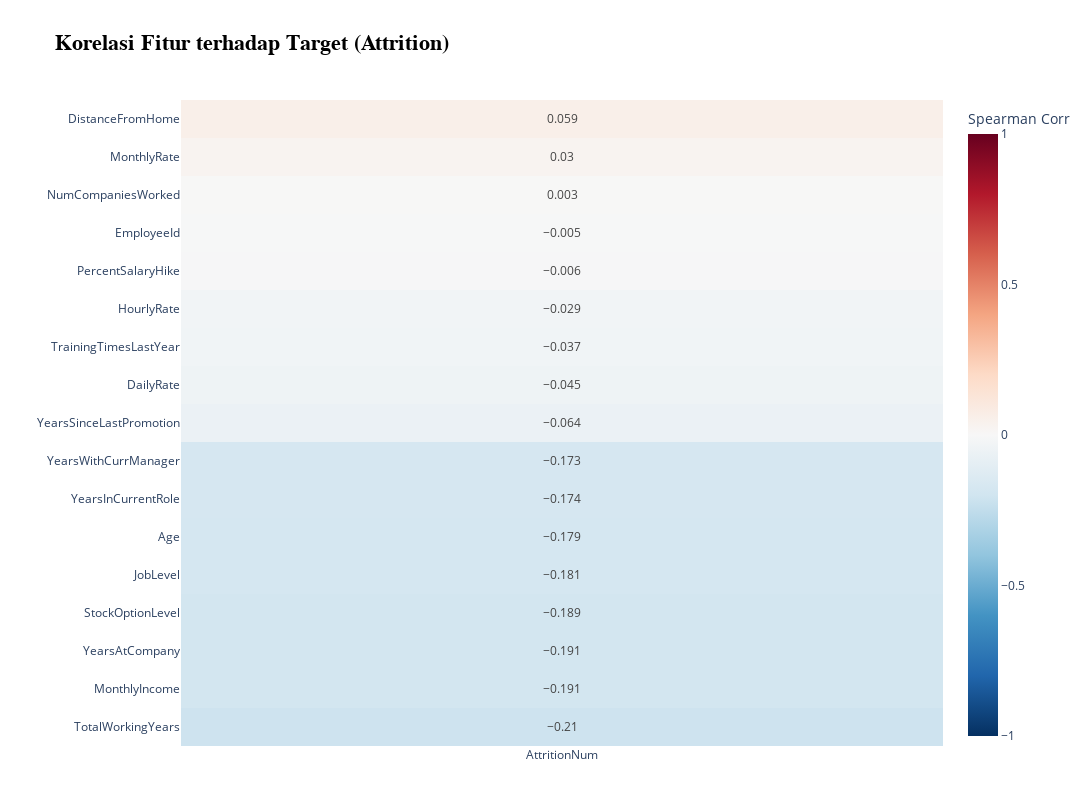

The code cell stored with this chart in its notebook:
### Markdown cell above
- Terdapat **korelasi yang sangat tinggi antara MonthlyIncome dan JobLevel**, menunjukkan bahwa semakin tinggi level jabatan seseorang, semakin besar pula penghasilannya.

- **TotalWorkingYears menunjukkan hubungan yang moderat dengan YearsAtCompany, YearsInCurrentRole, dan YearsWithCurrManager**, yang menggambarkan bahwa semakin besar total pengalaman kerja seseorang, maka biasanya ia juga lebih lama bekerja di perusahaan dan dalam satu peran atau bersama manajer yang sama. Selain itu, **TotalWorkingYears berhubungan kuat dengan Age, JobLevel, dan MonthlyIncome**, yang menunjukkan bahwa semain banyak pengalaman seseorang, maka semakin besar juga pendapat per bulannya.

- **Korelasi antara NumCompaniesWorked dan TotalWorkingYears bersifat positif meskipun tidak terlalu kuat**, yang mengindikasikan bahwa semakin lama pengalaman kerja, semakin banyak perusahaan yang pernah dimasuki.

- **Beberapa variabel seperti DistanceFromHome, HourlyRate, dan DailyRate memiliki korelasi sangat rendah terhadap variabel lain**, sehingga kemungkinan besar tidak memberikan kontribusi signifikan dalam analisis prediktif dan dapat dipertimbangkan untuk dihapus.

- **Korelasi cukup kuat antara YearsSinceLastPromotion dan YearsAtCompany serta YearsInCurrentRole** menunjukkan bahwa lama bekerja dalam satu peran atau di perusahaan cenderung berhubungan dengan lamanya waktu menunggu promosi.

- Tidak ditemukan korelasi negatif yang signifikan antar fitur, sehingga tidak ada dua fitur numerik yang saling bertentangan secara linear. Hal ini menunjukkan bahwa tidak ada inkonsistensi besar dalam data numerik yang tersedia.

### Code cell
# Encode kolom Attrition ke numerik
df_corr = df_copy.copy()
df_corr['AttritionNum'] = df_corr['Attrition'].map({'Yes': 1, 'No': 0})

# Hitung korelasi Spearman dengan target
df_heatmap_corr = df_corr.corr(method='spearman', numeric_only=True)[['AttritionNum']].drop('AttritionNum')
df_heatmap_corr_sorted = df_heatmap_corr.sort_values(by='AttritionNum', ascending=False).round(3)

# Buat heatmap Plotly
fig = px.imshow(
    df_heatmap_corr_sorted,
    text_auto=True,
    color_continuous_scale='RdBu_r',  # merah → positif, biru → negatif
    zmin=-1, zmax=1,
    aspect='auto',
    labels=dict(color='Korelasi'),
    title='<b>Korelasi Fitur terhadap Target (Attrition)</b>'
)

# Update layout seperti seaborn
fig.update_layout(
    height=800,
    width=1400,
    margin=dict(t=100, b=50, l=80, r=80),
    title_font=dict(size=22, family='Arial', color='black'),
    xaxis=dict(title='', showticklabels=True),
    yaxis=dict(title=''),
    coloraxis_colorbar=dict(title='Spearman Corr')
)

fig.show()

### Figure 1 — Plotly figure (JSON) as saved in the notebook; plotly's stock layout.template omitted (floating-point values rounded to 4 significant figures)
{"data": [{"coloraxis": "coloraxis", "hovertemplate": "x: %{x}<br>y: %{y}<br>Korelasi: %{z}<extra></extra>", "name": "0", "texttemplate": "%{z}", "type": "heatmap", "x": ["AttritionNum"], "xaxis": "x", "y": ["DistanceFromHome", "MonthlyRate", "NumCompaniesWorked", "EmployeeId", "PercentSalaryHike", "HourlyRate", "TrainingTimesLastYear", "DailyRate", "YearsSinceLastPromotion", "YearsWithCurrManager", "YearsInCurrentRole", "Age", "JobLevel", "StockOptionLevel", "YearsAtCompany", "MonthlyIncome", "TotalWorkingYears"], "yaxis": "y", "z": [[0.059], [0.03], [0.003], [-0.005], [-0.006], [-0.029], [-0.037], [-0.045], [-0.064], [-0.173], [-0.174], [-0.179], [-0.181], [-0.189], [-0.191], [-0.191], [-0.21]]}], "layout": {"coloraxis": {"cmax": 1, "cmin": -1, "colorbar": {"title": {"text": "Spearman Corr"}}, "colorscale": [[0, "rgb(5,48,97)"], [0.1, "rgb(33,102,172)"], [0.2, "rgb(67,147,195)"], [0.3, "rgb(146,197,222)"], [0.4, "rgb(209,229,240)"], [0.5, "rgb(247,247,247)"], [0.6, "rgb(253,219,199)"], [0.7, "rgb(244,165,130)"], [0.8, "rgb(214,96,77)"], [0.9, "rgb(178,24,43)"], [1, "rgb(103,0,31)"]]}, "height": 800, "margin": {"b": 50, "l": 80, "r": 80, "t": 100}, "title": {"font": {"color": "black", "family": "Arial", "size": 22}, "text": "<b>Korelasi Fitur terhadap Target (Attrition)</b>"}, "width": 1400, "xaxis": {"anchor": "y", "domain": [0, 1], "showticklabels": true, "title": {"text": ""}}, "yaxis": {"anchor": "x", "autorange": "reversed", "domain": [0, 1], "title": {"text": ""}}}}
